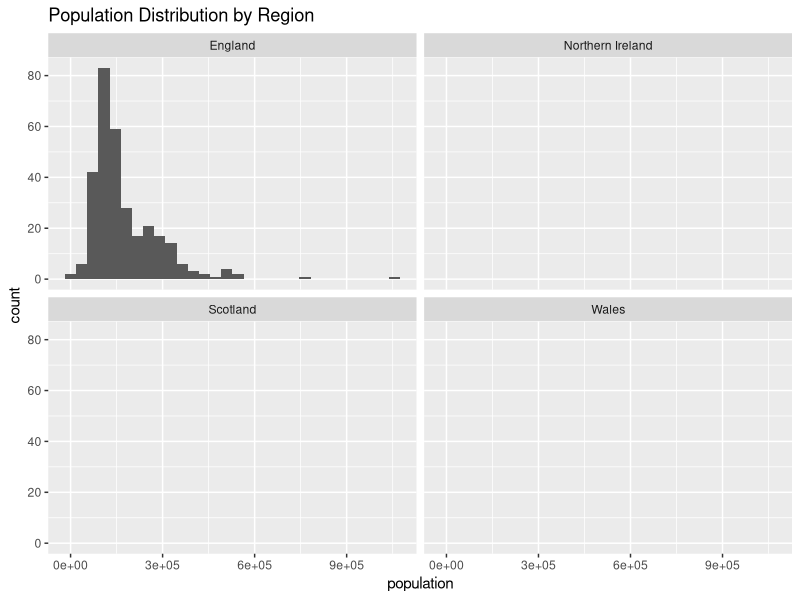
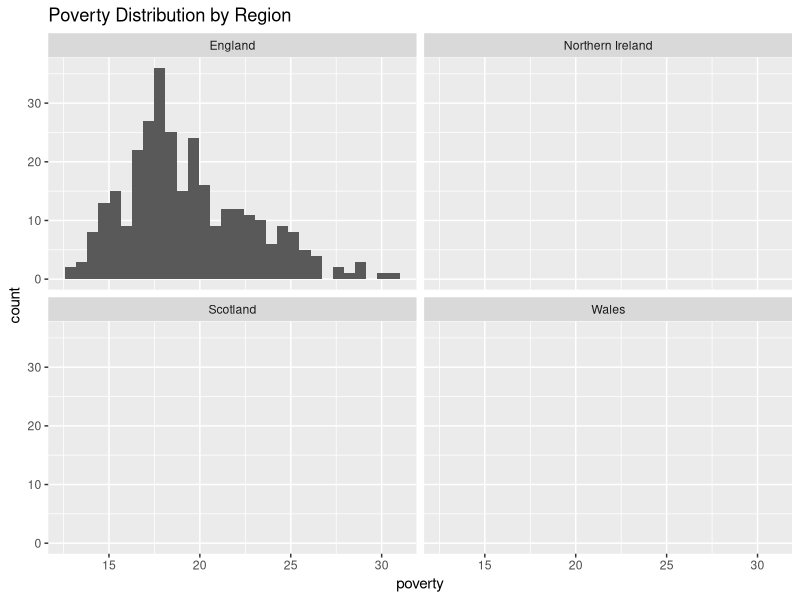
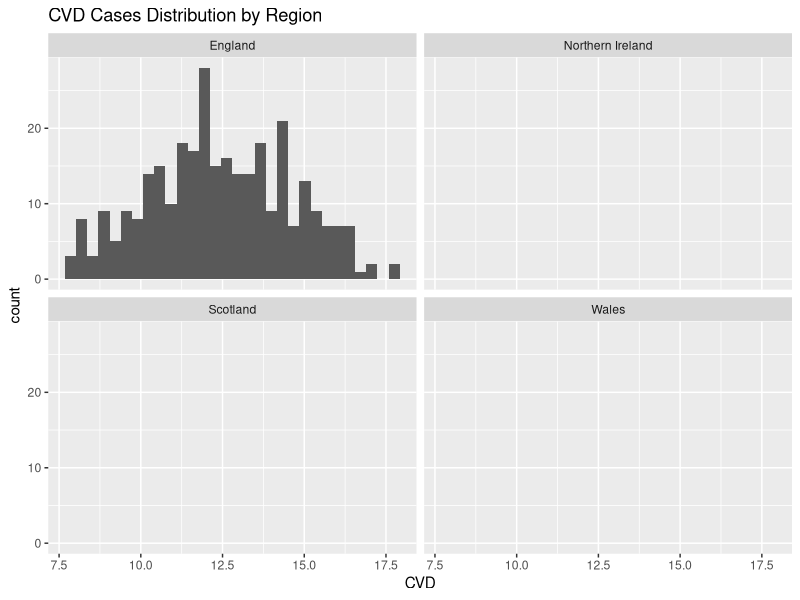
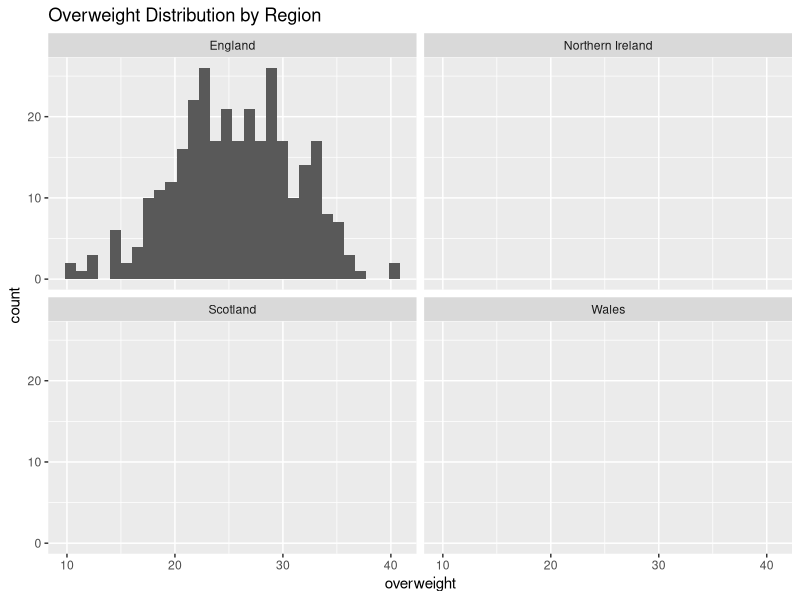
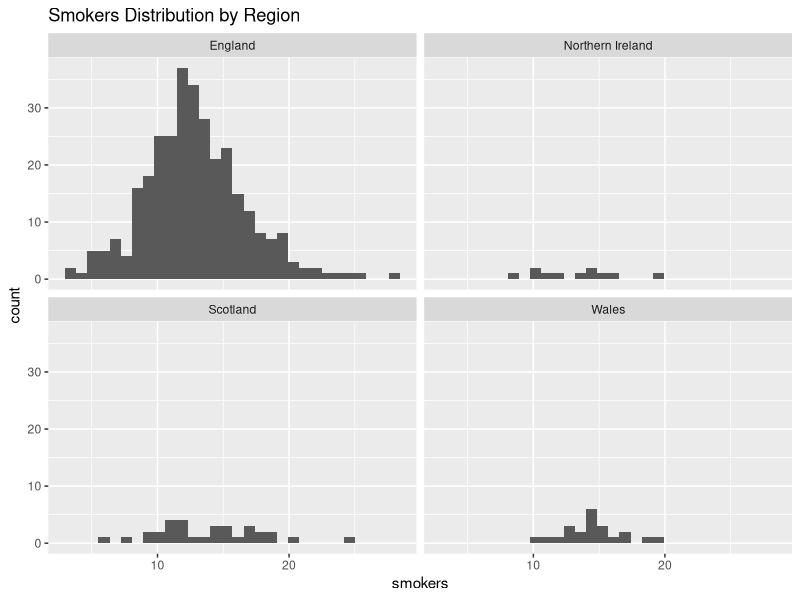
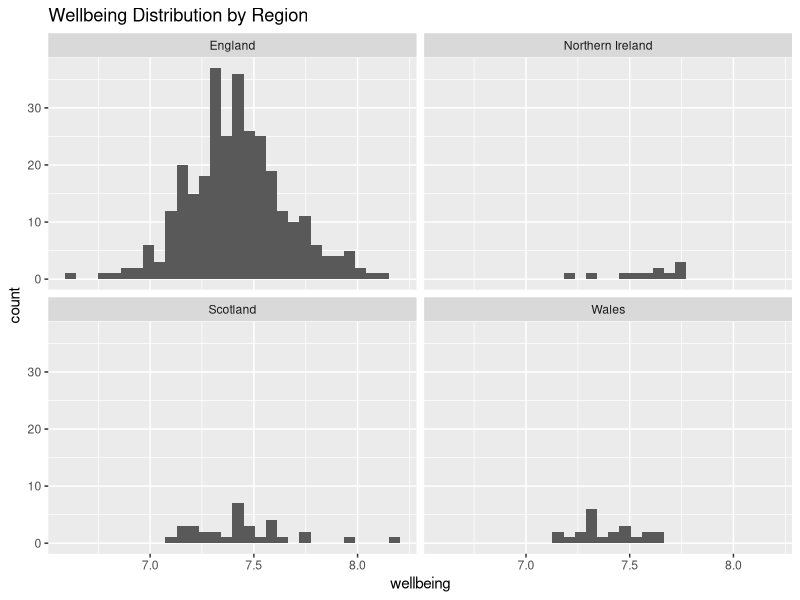
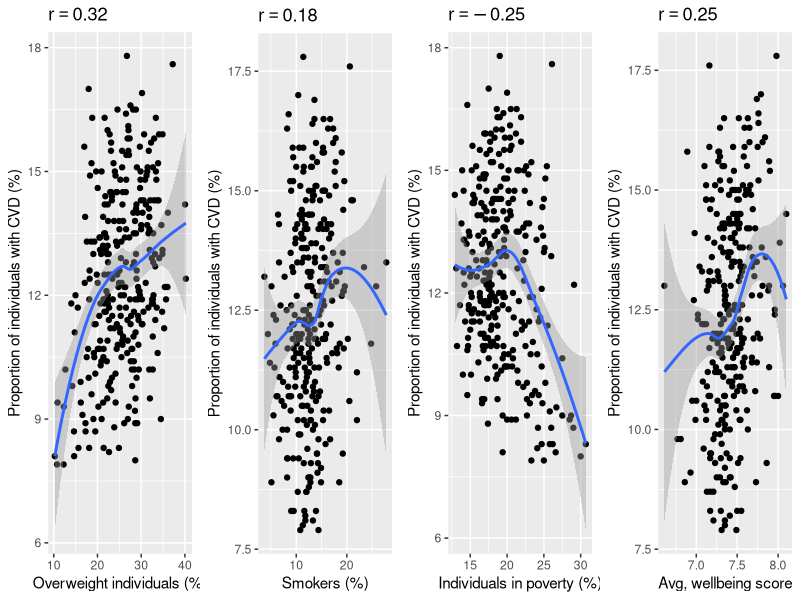
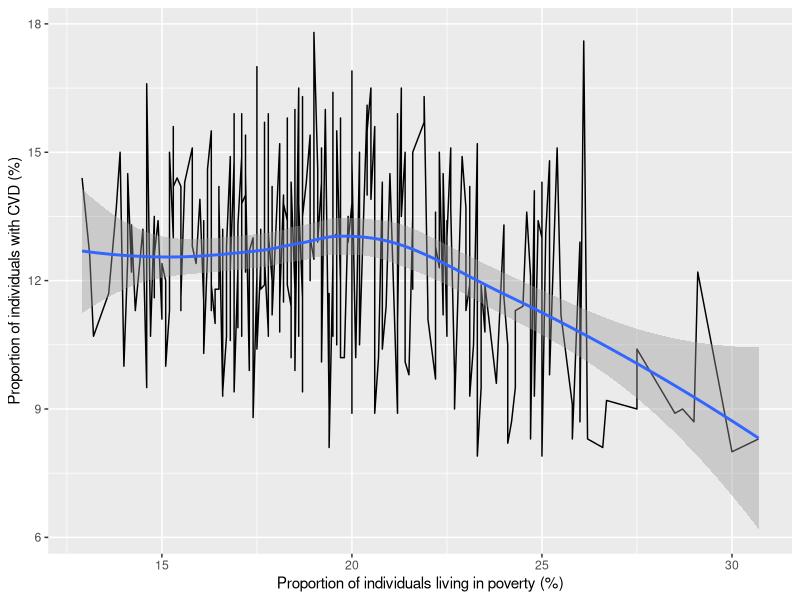

The R source for these figures, in order:
## ---- chunk 1
library(Hmisc)
library(tidyverse)
library(gridExtra)
library(dplyr)
library(kableExtra)
library(ggplot2)
library(car)
options(width=100)
## ---- chunk 2
data_cvd <- read_csv("Cardio_Vascular_Disease.csv")
## ---- chunk 3
# Check data type
str(data_cvd)
## ---- chunk 4
# Add column "Region" based on area code
data_cvd <- data_cvd |>
  mutate(region = ifelse(substr(data_cvd$area_code, 1, 1) == "E", "England",
             ifelse(substr(data_cvd$area_code, 1, 1) == "N", "Northern Ireland",
             ifelse(substr(data_cvd$area_code, 1, 1) == "S", "Scotland",
             ifelse(substr(data_cvd$area_code, 1, 1) == "W", "Wales", "Unknown"))))) |> 
  rename(poverty = Poverty,
         population = Population)

print(data_cvd)
## ---- chunk 5
# Check data statistics
summary(data_cvd)
## ---- chunk 6
# Population Distribution by Region
ggplot(data_cvd) + 
  geom_histogram(aes(population), bins = 30) +
  facet_wrap(~ region) +
  labs(title = "Population Distribution by Region")

# Poverty Distribution by Region
ggplot(data_cvd) + 
  geom_histogram(aes(poverty), bins = 30) +
  facet_wrap(~ region) +
  labs(title = "Poverty Distribution by Region")

# CVD Cases Distribution by Region
ggplot(data_cvd) + 
  geom_histogram(aes(CVD), bins = 30) +
  facet_wrap(~ region) +
  labs(title = "CVD Cases Distribution by Region")

# Overweight Distribution by Region
ggplot(data_cvd) + 
  geom_histogram(aes(overweight), bins = 30) +
  facet_wrap(~ region) +
  labs(title = "Overweight Distribution by Region")

# Smokers Distribution by Region
ggplot(data_cvd) + 
  geom_histogram(aes(smokers), bins = 30) +
  facet_wrap(~ region) +
  labs(title = "Smokers Distribution by Region")

# Wellbeing Distribution by Region
ggplot(data_cvd) + 
  geom_histogram(aes(wellbeing), bins = 30) +
  facet_wrap(~ region) +
  labs(title = "Wellbeing Distribution by Region")
## ---- chunk 7
# Find max and min population with area_name and region
population_summary <- data_cvd |> 
  filter(population == max(population, na.rm = TRUE) | 
           population == min(population, na.rm = TRUE)) |> 
  mutate(Type = ifelse(population == max(population, na.rm = TRUE), 
                       "Max Population", "Min Population")) |> 
  select(Type, area_name, region, population)

print(population_summary)
## ---- chunk 8
# Check missing values
colSums(is.na(data_cvd))
## ---- chunk 9
# Find total missing value in each region
# Group by region
data_region <- data_cvd |> 
  group_by(region) |> 
  summarise(total_data = n(), 
            missing_CVD = sum(is.na(CVD)),
            missing_population = sum(is.na(population)),
            missing_poverty = sum(is.na(poverty)),
            missing_overweight = sum(is.na(overweight)),
            missing_smokers = sum(is.na(smokers)),
            missing_wellbeing = sum(is.na(wellbeing)))

# View the results
print(data_region)
## ---- chunk 10
# Drop all missing values and create a new dataset
data_cvd_england <- data_cvd |> 
  drop_na()

# View the new dataset
print(data_cvd_england)
## ---- chunk 11
# Recheck missing values and region
colSums(is.na(data_cvd_england))

unique_regions <- unique(data_cvd_england$region)
print(unique_regions)
## ---- chunk 12
grid.arrange(
  ggplot(data_cvd_england, aes(y=CVD, x=overweight)) + geom_point() + geom_smooth() + labs(x="Overweight individuals (%)", y="Proportion of individuals with CVD (%)", title=expression(r==0.32)),
  ggplot(data_cvd_england, aes(y=CVD, x=smokers)) + geom_point() + geom_smooth() + labs(x="Smokers (%)", y="Proportion of individuals with CVD (%)", title=expression(r==0.18)),
  ggplot(data_cvd_england, aes(y=CVD, x=poverty)) + geom_point() + geom_smooth() + labs(x="Individuals in poverty (%)", y="Proportion of individuals with CVD (%)", title=expression(r==-0.25)),
  ggplot(data_cvd_england, aes(y=CVD, x=wellbeing)) + geom_point() + geom_smooth() + labs(x="Avg, wellbeing score", y="Proportion of individuals with CVD (%)", title=expression(r==0.25)),
  ncol=4
)

## ---- chunk 13
# Correlation matrix
rcorr(as.matrix(select(data_cvd_england, CVD, overweight, smokers, wellbeing, poverty)))
## ---- chunk 14
# Multiple Linear Regression without Interaction
m.cvd.by.factors <- lm(CVD~overweight + smokers + wellbeing + poverty, data=data_cvd_england)
summary(m.cvd.by.factors)
cbind(coef(m.cvd.by.factors), confint(m.cvd.by.factors))
## ---- chunk 15
# Multiple Linear Regression with Interaction in All Factors
m.cvd.by.factors.intr <- lm(CVD~overweight * smokers * wellbeing * poverty, data=data_cvd_england)
summary(m.cvd.by.factors.intr)
cbind(coef(m.cvd.by.factors.intr), confint(m.cvd.by.factors.intr))
## ---- chunk 16
# Multiple Linear Regression with Interaction in Poverty and Overweight
m.cvd.by.povover.smoke.well <- lm(CVD~poverty * overweight + smokers + wellbeing, data=data_cvd_england)
summary(m.cvd.by.povover.smoke.well)
cbind(coef(m.cvd.by.povover.smoke.well), confint(m.cvd.by.povover.smoke.well))
## ---- chunk 17
vif(m.cvd.by.factors)
vif(m.cvd.by.factors.intr)
vif(m.cvd.by.povover.smoke.well)
## ---- chunk 18
anova(m.cvd.by.factors, m.cvd.by.povover.smoke.well)
## ---- chunk 19
ggplot(data_cvd_england, aes(y=CVD, x=poverty)) + geom_line() + geom_smooth() + labs(x="Proportion of individuals living in poverty (%)", y="Proportion of individuals with CVD (%)")
## ---- chunk 20
# Coefficients from the model
coef_overweight <- -0.1857
coef_interaction <- 0.0146

# Generate poverty levels
poverty_levels <- seq(0, 20, 5)

# Calculate effect of overweight on CVD
effect_overweight <- coef_overweight + coef_interaction * poverty_levels

# Plot the graph
plot(poverty_levels, effect_overweight, type = "l", col = "blue",
     xlab = "Poverty Level", ylab = "Effect of Overweight on CVD",
     main = "Effect of Overweight on CVD vs Poverty Level")
abline(h = 0, col = "gray", lty = 2) # Add zero line
